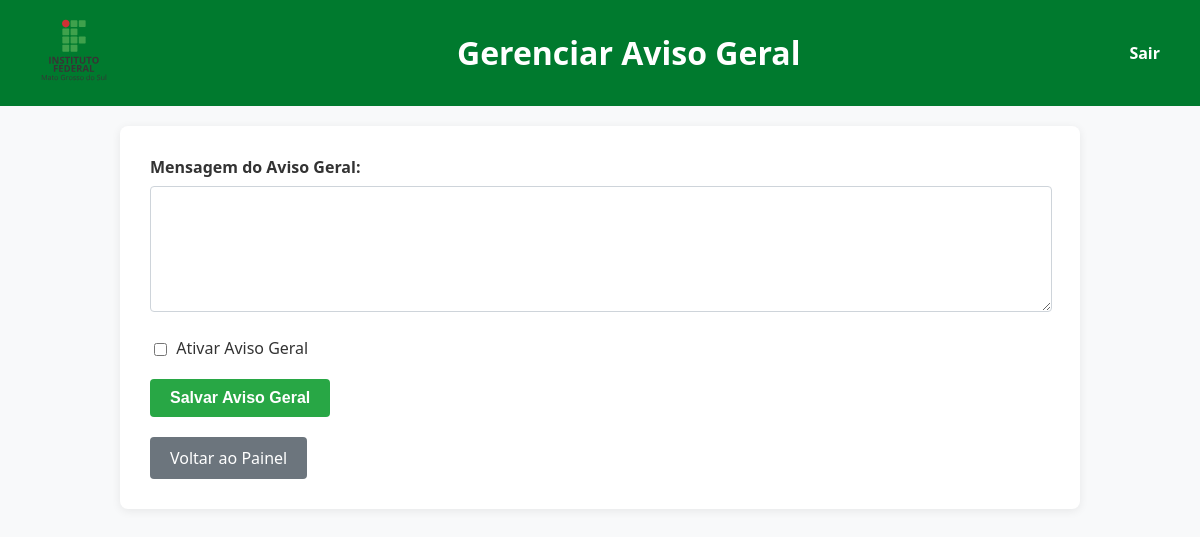
/admin/global_announcement (signed in), run on an earlier commit of the app's database.
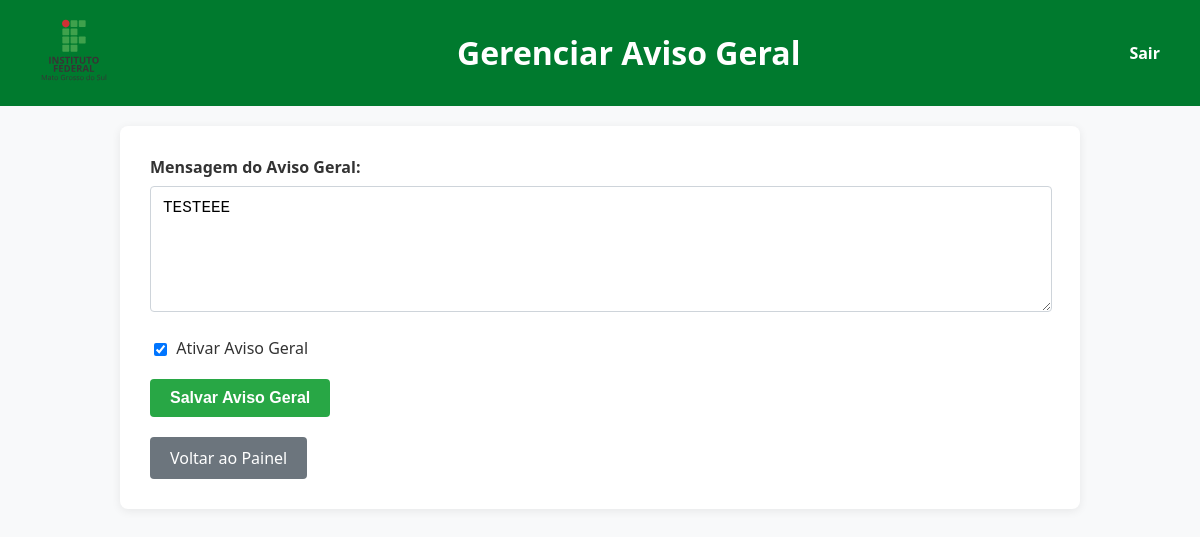
And on a later commit of the database.
### tables this page shows
CREATE TABLE global_announcements (id INTEGER PRIMARY KEY CHECK (id = 1), message TEXT, is_active BOOLEAN DEFAULT 0);

### app.py (the view)
@app.route('/admin/global_announcement', methods=['GET', 'POST'])
def admin_global_announcement():
    if not session.get('admin_logged_in'): return redirect(url_for('admin_login'))
    db = get_db()
    if request.method == 'POST':
        message = request.form.get('message')
        is_active = 'is_active' in request.form
        db.execute("UPDATE global_announcements SET message = ?, is_active = ? WHERE id = 1", (message, is_active))
        db.commit()
        return redirect(url_for('admin_global_announcement'))
    announcement_row = db.execute("SELECT message, is_active FROM global_announcements WHERE id = 1").fetchone()
    return render_template('admin_global_aviso.html', announcement=dict(announcement_row))

### app.py (called while the page is built)
def get_db():
    db = getattr(g, '_database', None)
    if db is None:
        db = g._database = sqlite3.connect(DATABASE)
        db.row_factory = sqlite3.Row
    return db

@app.teardown_appcontext
def close_connection(exception):
    db = getattr(g, '_database', None)
    if db is not None:
        db.close()

### templates/admin_global_aviso.html (shortened to what this page needs)
<!DOCTYPE html>
<html lang="pt-BR">
<head>
</head>
<body>
    <div class="header">
        <div class="logo"><img src="{{ url_for('static', filename='ifms.svg') }}" alt="IFMS" style="height: 68px; margin-right: 20px;"></div>
        <h1>Gerenciar Aviso Geral</h1>
        <a href="{{ url_for('admin_logout') }}">Sair</a>
    </div>
    <div class="container">
        <form method="POST">
            <div class="form-group">
                <label for="message">Mensagem do Aviso Geral:</label>
                <textarea id="message" name="message" rows="4">{{ announcement.message if announcement else '' }}</textarea>
            </div>
            <div class="form-group">
                <input type="checkbox" id="is_active" name="is_active" {% if announcement and announcement.is_active %}checked{% endif %}>
                <label for="is_active" style="display: inline; font-weight: normal;">Ativar Aviso Geral</label>
            </div>
            <button type="submit" class="btn-save">Salvar Aviso Geral</button>
        </form>
        <a href="{{ url_for('admin_dashboard') }}" class="btn-back">Voltar ao Painel</a>
    </div>
</body>
</html>

What changed in the data, as far as the page shows it:
now on this page (row edited): global_announcements: message "TESTEEE", is_active "☑"
Also different on the page:
form field is_active: "☐" → (not shown)
